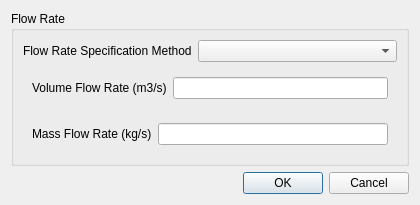
<?xml version="1.0" encoding="UTF-8"?>
<ui version="4.0">
 <class>FlowRateInletDialog</class>
 <widget class="QDialog" name="FlowRateInletDialog">
  <property name="geometry">
   <rect>
    <x>0</x>
    <y>0</y>
    <width>420</width>
    <height>198</height>
   </rect>
  </property>
  <property name="sizePolicy">
   <sizepolicy hsizetype="Expanding" vsizetype="Preferred">
    <horstretch>0</horstretch>
    <verstretch>0</verstretch>
   </sizepolicy>
  </property>
  <property name="minimumSize">
   <size>
    <width>420</width>
    <height>0</height>
   </size>
  </property>
  <property name="windowTitle">
   <string>Flow Rate Inlet Boundary Condition</string>
  </property>
  <layout class="QVBoxLayout" name="verticalLayout_2">
   <item>
    <widget class="QWidget" name="dialogContents" native="true">
     <property name="sizePolicy">
      <sizepolicy hsizetype="Expanding" vsizetype="Preferred">
       <horstretch>0</horstretch>
       <verstretch>0</verstretch>
      </sizepolicy>
     </property>
     <layout class="QVBoxLayout" name="verticalLayout_3">
      <property name="leftMargin">
       <number>0</number>
      </property>
      <property name="topMargin">
       <number>0</number>
      </property>
      <property name="rightMargin">
       <number>0</number>
      </property>
      <property name="bottomMargin">
       <number>0</number>
      </property>
      <item>
       <widget class="QGroupBox" name="flowRate">
        <property name="sizePolicy">
         <sizepolicy hsizetype="Preferred" vsizetype="Preferred">
          <horstretch>0</horstretch>
          <verstretch>0</verstretch>
         </sizepolicy>
        </property>
        <property name="title">
         <string>Flow Rate</string>
        </property>
        <layout class="QVBoxLayout" name="verticalLayout">
         <item>
          <widget class="QWidget" name="widget_3" native="true">
           <layout class="QFormLayout" name="formLayout">
            <property name="leftMargin">
             <number>0</number>
            </property>
            <property name="topMargin">
             <number>0</number>
            </property>
            <property name="rightMargin">
             <number>0</number>
            </property>
            <property name="bottomMargin">
             <number>0</number>
            </property>
            <item row="0" column="0">
             <widget class="QLabel" name="label">
              <property name="text">
               <string>Flow Rate Specification Method</string>
              </property>
             </widget>
            </item>
            <item row="0" column="1">
             <widget class="QComboBox" name="flowRateSpecificationMethod">
              <property name="sizePolicy">
               <sizepolicy hsizetype="Preferred" vsizetype="Preferred">
                <horstretch>0</horstretch>
                <verstretch>0</verstretch>
               </sizepolicy>
              </property>
             </widget>
            </item>
           </layout>
          </widget>
         </item>
         <item>
          <widget class="QWidget" name="volumeFlowRateWidget" native="true">
           <layout class="QFormLayout" name="formLayout_2">
            <item row="0" column="0">
             <widget class="QLabel" name="label_2">
              <property name="text">
               <string>Volume Flow Rate (m3/s)</string>
              </property>
             </widget>
            </item>
            <item row="0" column="1">
             <widget class="QLineEdit" name="volumeFlowRate">
              <property name="sizePolicy">
               <sizepolicy hsizetype="Expanding" vsizetype="Fixed">
                <horstretch>0</horstretch>
                <verstretch>0</verstretch>
               </sizepolicy>
              </property>
             </widget>
            </item>
           </layout>
          </widget>
         </item>
         <item>
          <widget class="QWidget" name="massFlowRateWidget" native="true">
           <layout class="QFormLayout" name="formLayout_3">
            <item row="0" column="0">
             <widget class="QLabel" name="label_3">
              <property name="text">
               <string>Mass Flow Rate (kg/s)</string>
              </property>
             </widget>
            </item>
            <item row="0" column="1">
             <widget class="QLineEdit" name="massFlowRate">
              <property name="sizePolicy">
               <sizepolicy hsizetype="Expanding" vsizetype="Fixed">
                <horstretch>0</horstretch>
                <verstretch>0</verstretch>
               </sizepolicy>
              </property>
             </widget>
            </item>
           </layout>
          </widget>
         </item>
        </layout>
       </widget>
      </item>
     </layout>
    </widget>
   </item>
   <item>
    <widget class="QDialogButtonBox" name="buttonBox">
     <property name="orientation">
      <enum>Qt::Horizontal</enum>
     </property>
     <property name="standardButtons">
      <set>QDialogButtonBox::Cancel|QDialogButtonBox::Ok</set>
     </property>
    </widget>
   </item>
  </layout>
 </widget>
 <resources/>
 <connections>
  <connection>
   <sender>buttonBox</sender>
   <signal>accepted()</signal>
   <receiver>FlowRateInletDialog</receiver>
   <slot>accept()</slot>
   <hints>
    <hint type="sourcelabel">
     <x>248</x>
     <y>254</y>
    </hint>
    <hint type="destinationlabel">
     <x>157</x>
     <y>274</y>
    </hint>
   </hints>
  </connection>
  <connection>
   <sender>buttonBox</sender>
   <signal>rejected()</signal>
   <receiver>FlowRateInletDialog</receiver>
   <slot>reject()</slot>
   <hints>
    <hint type="sourcelabel">
     <x>316</x>
     <y>260</y>
    </hint>
    <hint type="destinationlabel">
     <x>286</x>
     <y>274</y>
    </hint>
   </hints>
  </connection>
 </connections>
</ui>
